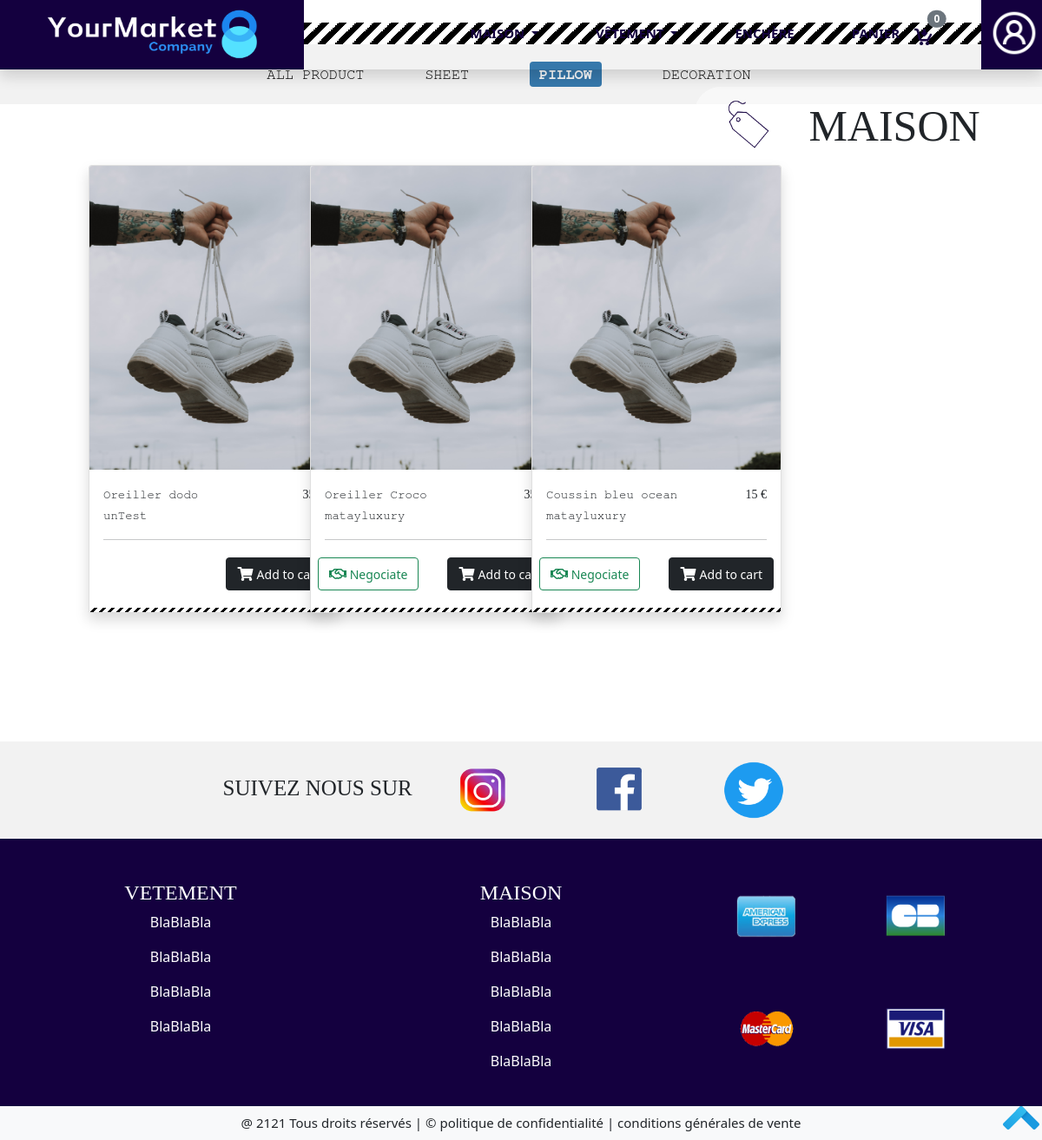
/Front/Acheteur/page-maison-pillow.php, run on the app's committed database.
### tables this page shows
CREATE TABLE IF NOT EXISTS `item` (
  `id_item` int(11) NOT NULL AUTO_INCREMENT,
  `id_seller` int(11) NOT NULL,
  `price` varchar(15) NOT NULL,
  `name` varchar(20) NOT NULL,
  `category` varchar(255) NOT NULL,
  `subcategory` varchar(255) NOT NULL,
  `quantity` varchar(15) NOT NULL,
  `description` text NOT NULL,
  `photo` varchar(255) NOT NULL,
  `is_bidding` tinyint(4) NOT NULL DEFAULT '0',
  `is_negotiated` tinyint(4) NOT NULL DEFAULT '0',
  `is_buying` tinyint(4) NOT NULL DEFAULT '0',
  PRIMARY KEY (`id_item`),
  KEY `id_item` (`id_item`),
  KEY `id_seller` (`id_seller`)
);

CREATE TABLE IF NOT EXISTS `seller` (
  `id_seller` int(11) NOT NULL AUTO_INCREMENT,
  `brand` varchar(30) NOT NULL,
  `profil_picture` varchar(255) NOT NULL,
  `background` varchar(255) NOT NULL,
  `phone` varchar(255) NOT NULL,
  `email` varchar(255) NOT NULL,
  `passworde` varchar(255) NOT NULL,
  PRIMARY KEY (`id_seller`),
  KEY `id_seller` (`id_seller`)
);

### Front/Acheteur/page-maison-pillow.php (the view, shortened to what this page needs)
<?php
    require "head.php";
        include("../../Bdd/cnx.php");
        $queryCountCadre = mysqli_query($con, "select count(id_item) as total  from item where category='maison' and subcategory='oreiller'");
        $queryAllCadre = mysqli_query($con, "select name, price ,subcategory, brand, quantity, description,photo, is_negotiated, is_bidding from item,seller where seller.id_seller=item.id_seller and category='maison' and subcategory='oreiller'");
?>
<div class="vetement_general">
    <div class="deco_marque_general position-absolute position-absolute top-0 end-0">
        <img class="img_icon_sale position-absolute top-50 start-0 translate-middle-y" src="../../Image/icon_sale.png" alt="icon_sale">
        <p class="texte_deco_marque_general texte_style text-uppercase position-absolute top-50 start-50 translate-middle">maison</p>
    </div>
    <div class="class_separation" id="menuCatMaison"></div>
</div>
<div class="vetement_details" >
    <div class="navbar_vetement">
            <ul class="navbar_listeVendeur_details detail_style centrer">
                    <li><a href="page-maison.php#menuCatMaison" class="text-uppercase" >All product</a> </li>
                    <li><a href="page-maison-sheet.php#menuCatMaison" class="text-uppercase">SHEET</a></li>
                    <li><a href="page-maison-pillow.php#menuCatMaison" class=" badge text-uppercase bg_blue1 text-light">PILLOW</a></li>
                    <li><a href="page-maison-decoration.php#menuCatMaison" class="text-uppercase">DECORATION</a></li>
                </ul>
    </div>
</div>
<div class="maison_liste_total row">
    <div class="col-1"></div>
    <div class="col-10">
        <div class="row">
        <?php
        if($row = mysqli_fetch_assoc($queryCountCadre)){
            $total = $row['total'];
            for ($i=0; $i<=$total;$i++){
                if($rowAllCadre = mysqli_fetch_assoc($queryAllCadre)){
                    $nameCadre = $rowAllCadre['name'];
                    $prixCadre = $rowAllCadre['price'];
                    $brandCadre = $rowAllCadre['brand'];
                    $is_negotiated = $rowAllCadre['is_negotiated'];
                    ?>
                    <div class="listeVendeur_un_par_un col-3 mb-5">
                        <div class="card shadow cardProduct" style="width: 18rem;" >
                            <img class="img_listeVendeur_logo card-img-top" src="../../Image/chaussure.png" alt="oreiller">
                            <div class="card-body">
                                <div class="row">
                                    <div class="col-md-9">
                                    <div class="detail_style_titre detail_style"><small><?php echo $nameCadre ?></small></div>
                                <div class="detail_style_marque detail_style"><small><?php echo $brandCadre ?></small></div>
                                    </div>
                                    <div class="col-md-3">
                                        <p href="#" class="detail_style_prix texte_style f_right"><small><?php echo $prixCadre ?> €</small> </p>
                                    </div>
                                </div>
                                <hr>
                                <div class="row">
                                    <div class="col-6 p-1 m-0">
                                        <?php if($is_negotiated == 1){ ?>
                                            <button type="button" class="btn btn-outline-success" data-bs-toggle="modal" data-bs-target="#nego_prix_maison"> <i class="far fa-handshake"></i><small> Negociate</small></button>
                                        <?php } ?>
                                    </div>
                                    <div class="col-6  p-1 m-0">
                                        <button type="button" class="btn btn-dark f_right"> <i class="fas fa-shopping-cart"></i>    <small>Add to cart</small></button>
                                    </div>
                            </div>
                            </div>
                            <div class="class_separation2 w-100"></div>
                            </div>
                        </div>
            <?php
                }
            }
        }
        ?>
        </div>
    </div>
    <div class="col-1"></div>
</div>
<?php
    include("footer.php");
?>

### Lien/yourmarket.css (style rules this page uses)
.centrer { text-align: center; }
.texte_style { font-family: Impact, fantasy; }
.detail_style { font-family: FreeMono, monospace; }
.class_separation { width: 100%; height: 25px; background: linear-gradient(-45deg, black 25%, white 25%, white 50%, black 50%, black 75%, white 75%, white); background-size:20px 20px; }
.f_right { float: right!important; }
.bg_blue1 { background-color:#3678ab!important; }

### Lien/categorie.css (style rules this page uses)
.deco_marque_general { margin-top: 100px!important; background-color: rgb(255, 255, 255,0.5); width: 400px; height: 90px; border-radius: 30px 0 0 30px; }
.texte_deco_marque_general { font-size: 50px; margin-left: 30px!important; }
.img_icon_sale { float: left; width: 80px; height: 80px; margin-left: 20px!important; }
.navbar_vetement { background-color: #f2f2f2; }
.navbar_vetement { list-style-type: none; }
.maison_liste_total, .vetement_liste_total { margin-top: 70px!important; }
.class_separation2 { width: 250px; height: 5px; background: linear-gradient(-45deg, black 25%, white 25%, white 50%, black 50%, black 75%, white 75%, white); background-size:10px 10px; }
.cardProduct { position: relative; }

### Lien/article.css (style rules this page uses)
.navbar_listeVendeur_details li { display: inline-block; padding: 20px 0 20px 0; }
.navbar_listeVendeur_details li a { text-decoration: none; color: black; margin-right: 60px; font-size: 17px; }
.img_listeVendeur_logo { width: 250px; height: 350px; }

### data on the page
item: name "Oreiller dodo", id_seller.brand "unTest", price "35…"
item: name "Oreiller Croco", id_seller.brand "matayluxury", price "35…", is_negotiated 1 (drawn)
item: name "Coussin bleu ocean", id_seller.brand "matayluxury", price "15", is_negotiated 1 (drawn)
